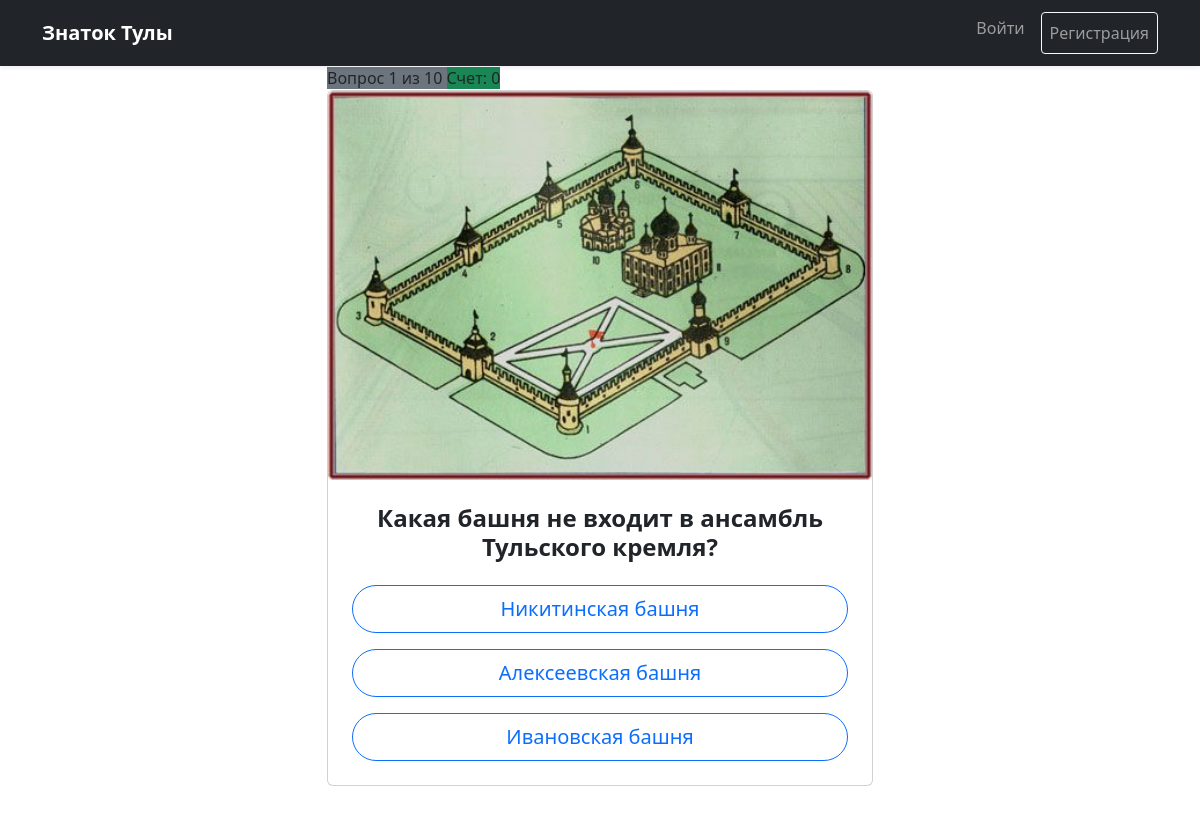
The page /quiz on the database its author committed.
### data/all_models.py (models this page shows)
class Location(SqlAlchemyBase):
    __tablename__ = 'locations'
    id = sqlalchemy.Column(sqlalchemy.Integer, primary_key=True, autoincrement=True)
    answer = sqlalchemy.Column(sqlalchemy.String, nullable=False)
    fake_answers = sqlalchemy.Column(sqlalchemy.String, nullable=False)
    question = sqlalchemy.Column(sqlalchemy.String, nullable=True)
    image_path = sqlalchemy.Column(sqlalchemy.String, nullable=True)

### main.py (the view, shortened to what this page needs)
@app.route('/quiz', methods=['GET', 'POST'])
def quiz():
    db_sess = db_session.create_session()
    if 'quiz_locations' not in session:
        all_locs = db_sess.query(Location).all()
        sample_size = min(len(all_locs), 10)
        if sample_size == 0:
            db_sess.close()
            return redirect(url_for('index'))
        selected = random.sample(all_locs, sample_size)
        session['quiz_locations'] = [loc.id for loc in selected]
        session['quiz_score'] = 0
        session['quiz_index'] = 0
        session['total_questions'] = sample_size
    if session['quiz_index'] >= session['total_questions']:
        return redirect(url_for('quiz_result'))
    current_loc_id = session['quiz_locations'][session['quiz_index']]
    current_loc = db_sess.query(Location).get(current_loc_id)
    choices = [c.strip() for c in current_loc.fake_answers.split('|') if c.strip()]
    choices.append(current_loc.answer)
    random.shuffle(choices)
    db_sess.close()
    return render_template('quiz.html',
                           location=current_loc,
                           choices=choices,
                           q_num=session['quiz_index'] + 1,
                           total=session['total_questions'],
                           score=session['quiz_score'])

### data/db_session.py (called while the page is built)
def create_session() -> Session:
    global __factory
    return __factory()

### templates/quiz.html
{% extends "base.html" %}
{% block content %}
<div class="row justify-content-center">
    <div class="col-md-8 col-lg-6">
        <div>
            <span class="bg-secondary">
                Вопрос {{ q_num }} из {{ total }}
            </span>
            <span class="bg-success">
                Счет: {{ score }}
            </span>
        </div>
        <div class="card">
            {% if location.image_path %}
                <img src="{{ url_for('static', filename='images/' + location.image_path) }}"
                     class="card-img-top"
                     alt="Изображение места"
                     style="max-height: 500px;">
            {% else %}
                <div style="height: 250px;">
                    <span class="text-muted">Изображение отсутствует</span>
                </div>
            {% endif %}
            <div class="card-body p-4 text-center">
                <h4 class="card-title fw-bold mb-4">
                    {{ location.question if location.question else 'Что это за место?' }}
                </h4>
                <form method="POST">
                    <div class="d-grid gap-3">
                        {% for choice in choices %}
                            <button type="submit" name="answer" value="{{ choice }}"
                                    class="btn btn-outline-primary btn-lg rounded-pill text-wrap">
                                {{ choice }}
                            </button>
                        {% endfor %}
                    </div>
                </form>
            </div>
        </div>
    </div>
</div>
{% endblock %}

### rows shown on the page
Location: image_path (picture), question "Какая башня не входит в ансамбль Тульского кремля?", answer "Алексеевская башня"

### other values the page prints
{{ q_num }} "1"
{{ total }} "10"
{{ score }} "0"
{{ choice }} "Никитинская башня" "Ивановская башня"
